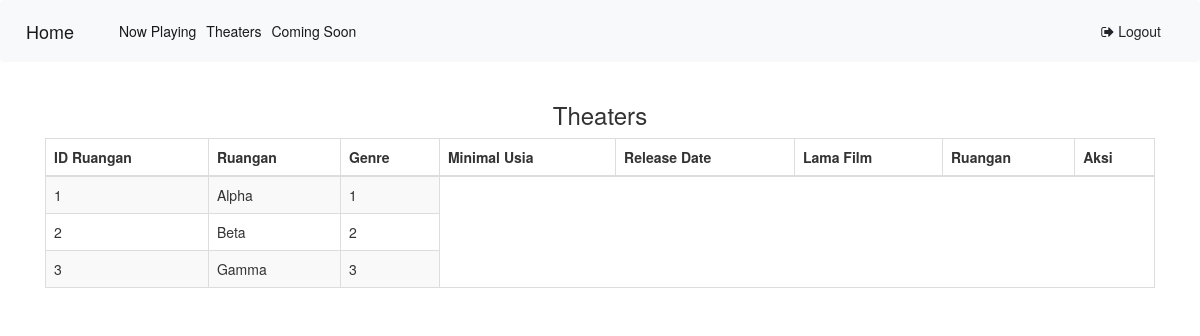
The page /index.php/booking/teater on the database its author committed.
### tables this page shows
CREATE TABLE `ruangan` (
  `id_ruangan` int(11) NOT NULL,
  `nama_ruangan` varchar(255) DEFAULT NULL,
  `lebar_ruangan` int(11) NOT NULL,
  `panjang_ruangan` int(11) NOT NULL
);

### application/controllers/Booking.php (called while the page is built, shortened)
<?php
class Booking extends CI_Controller {
  public function __construct()
  {
    $this->load->model('Movie_model');
    $this->load->model('Room_model');
    $this->load->model('User_model');
  }
  public function teater(){
    $Room_model['data'] = $this->Room_model->ShowData();
		$this->load->view('user/teater', $Room_model);
  }
}

### index.php (called while the page is built, shortened)
<?php
require_once BASEPATH.'core/CodeIgniter.php';

### application/models/Room_model.php (called while the page is built, shortened)
<?php
class Room_model extends CI_Model
{
	public function ShowData() {
		$query = $this->db->query("SELECT * FROM ruangan");
		return $query->result_array();
	}
}

### application/views/user/teater.php (the view, shortened to what this page needs)
<!DOCTYPE html>
<html>
<head>
    <link rel="stylesheet" href="https://maxcdn.bootstrapcdn.com/bootstrap/4.0.0/css/bootstrap.min.css">
    <link rel="stylesheet" type="text/css" href="https://maxcdn.bootstrapcdn.com/bootstrap/3.3.7/css/bootstrap.min.css">
    <link rel="stylesheet" type="text/css" href="https://maxcdn.bootstrapcdn.com/font-awesome/4.7.0/css/font-awesome.min.css">
    <link rel="stylesheet" type="text/css" href="https://cdn.datatables.net/v/bs/dt-1.10.20/r-2.2.3/datatables.min.css"/>
    <link rel="stylesheet" type="text/css" href="<?php echo base_url() . "assets/css/dashboard.css"; ?>">
</head>
<body>
<nav class="navbar navbar-expand-lg navbar-light bg-light">
    <a class="navbar-brand" href="<?php echo site_url('dashboard')?>">Home</a>
    <div class="collapse navbar-collapse" id="navbarNav">
        <ul class="navbar-nav">
            <li class="nav-item active">
                <a class="nav-link" href="<?php echo site_url('booking/now') ?>"> Now Playing <span class="sr-only">(current)</span></a>
            </li>
            <li class="nav-item active">
                <a class="nav-link" href="<?php echo site_url('booking/teater') ?>">Theaters <span class="sr-only">(current)</span></a>
            </li>
            <li class="nav-item active">
                <a class="nav-link" href="<?php echo site_url('booking/soon') ?>">Coming Soon <span class="sr-only">(current)</span></a>
            </li>
        </ul>
    </div>
    <div id="navbar" class="navbar-collapse collapse">
        <div class="navbar-form navbar-right">
            <a href="<?php echo base_url() ?>index.php/dashboard/logout" type="submit" class="btn btn-light"><i class="fa fa-sign-out"></i> Logout</a>
        </div>
    </div>
</nav>
        <div class="container">
            <h3 class='text-center'>Theaters</h3>
                <table id="movie" class="table table-striped table-bordered" style="width:100%;">
                    <thead>
                        <tr>
                            <th>ID Ruangan</th>
                            <th>Ruangan</th>
                            <th>Genre</th>
                            <th>Minimal Usia</th>
                            <th>Release Date</th>
                            <th>Lama Film</th>
                            <th>Ruangan</th>
                            <th>Aksi</th>
                        </tr>
                    </thead>
                <tbody>
                    <?php
                        $counter = 1;
                        foreach((array) $data as $i) {
                            $name = $i['nama_ruangan'];
                            $ruangan = $i['id_ruangan'];
                        echo "<tr>";
                        echo "<td>$counter</td>";
                        echo "<td>$name</td>";
                        echo "<td>$ruangan</td>";
                        echo "</tr>";
                            $counter += 1;
                        }
                    ?>
                </tbody>
                </table>
        </div>
    </body>
</html>

### rows shown on the page
ruangan: nama_ruangan "Alpha", id_ruangan "1"
ruangan: nama_ruangan "Beta", id_ruangan "2"
ruangan: nama_ruangan "Gamma", id_ruangan "3"
